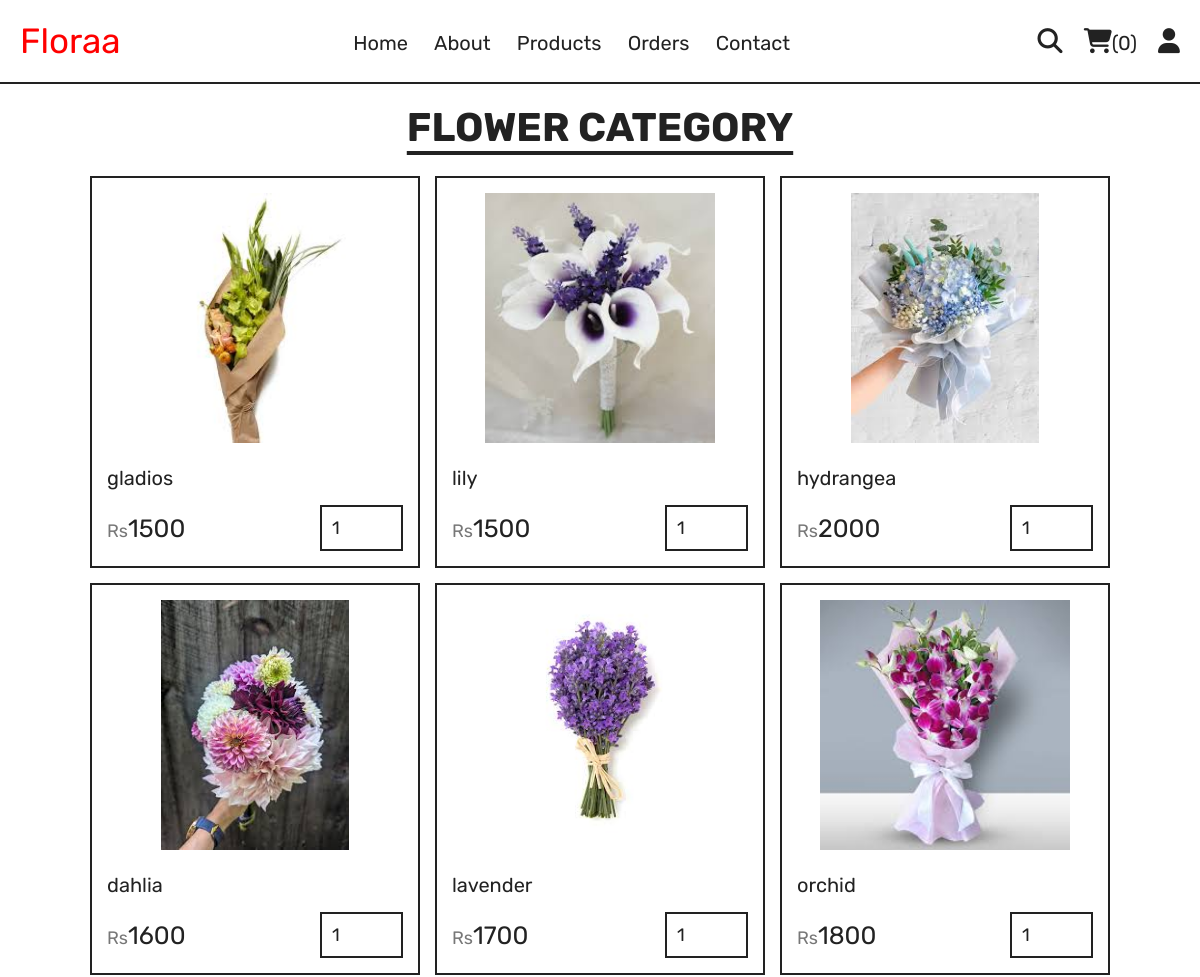
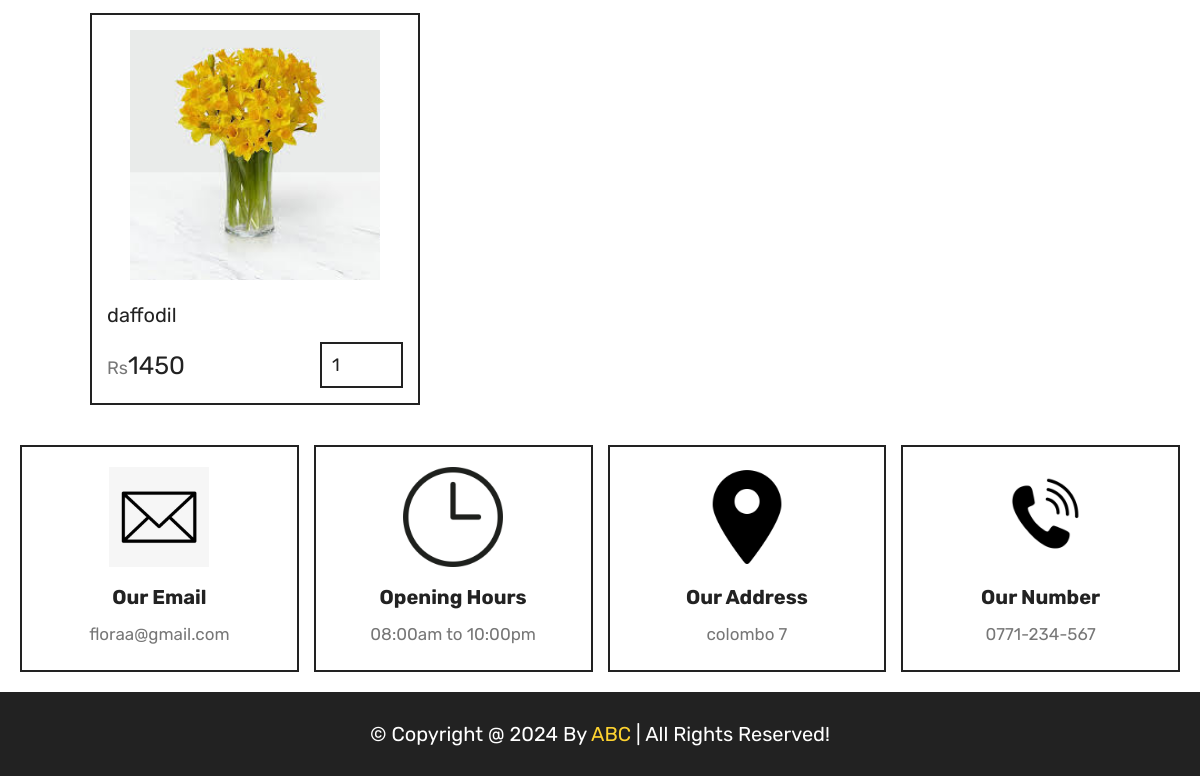
/category.php?category=fresh flowers, run on the app's committed database (2 pictures, top to bottom).
### tables this page shows
CREATE TABLE `products` (
  `id` int(100) NOT NULL,
  `name` varchar(100) NOT NULL,
  `category` varchar(100) NOT NULL,
  `price` int(10) NOT NULL,
  `image` varchar(100) NOT NULL
);

### category.php (the view, shortened to what this page needs)
<?php
include 'includes/connect.php';
?>
<!DOCTYPE html>
<html lang="en">
<head>
   <link rel="stylesheet" href="https://cdnjs.cloudflare.com/ajax/libs/font-awesome/6.1.1/css/all.min.css">
   <link rel="stylesheet" href="css/style.css">
</head>
<body>
<?php include 'includes/user_header.php'; ?>
<section class="products">
   <h1 class="title">flower category</h1>
   <div class="box-container">
      <?php
         $category = $_GET['category'];
         $select_products = $conn->prepare("SELECT * FROM `products` WHERE category = ?");
         $select_products->execute([$category]);
         if($select_products->rowCount() > 0){
            while($fetch_products = $select_products->fetch(PDO::FETCH_ASSOC)){
      ?>
      <form action="" method="post" class="box">
         <img src="../uploaded_img/<?= $fetch_products['image']; ?>" alt="">
         <div class="name"><?= $fetch_products['name']; ?></div>
         <div class="flex">
            <div class="price"><span>Rs</span><?= $fetch_products['price']; ?></div>
            <input type="number" name="qty" class="qty" min="1" max="99" value="1" maxlength="2">
         </div>
      </form>
      <?php
            }
         }else{
            echo '<p class="empty">no products added yet!</p>';
         }
      ?>
   </div>
</section>
<?php include 'includes/footer.php'; ?>
</body>
</html>

### css/style.css (style rules this page uses)
:root { --yellow:#fed330; --red:#e74c3c; --white:#fff; --black:#222; --light-color:#777; --border:.2rem solid var(--black); }
* { font-family: 'Rubik', sans-serif; margin:0; padding:0; box-sizing: border-box; outline: none; border: none; text-decoration: none; }
html { font-size: 62.5%; overflow-x: hidden; scroll-behavior: smooth; stop-opacity: 7rem; }
section { margin:0 auto; max-width: 1200px; padding:2rem; }
.title { text-align: center; margin-bottom: 2.5rem; font-size: 4rem; color:var(--black); text-transform: uppercase; text-decoration: underline; text-underline-offset: 1rem; }
.products .box-container { display: grid; grid-template-columns: repeat(auto-fit, 33rem); justify-content: center; align-items: flex-start; gap:1.5rem; }
.products .box-container .box { border:var(--border); padding:1.5rem; position: relative; overflow: hidden; }
.products .box-container .box img { height: 25rem; width: 100%; object-fit: contain; margin-bottom: 1rem; }
.products .box-container .box .name { font-size: 2rem; color:var(--black); margin:1rem 0; }
.products .box-container .box .flex { display: flex; align-items: center; gap:1rem; margin-top: 1.5rem; }
.products .box-container .box .flex .price { margin-right: auto; font-size: 2.5rem; color:var(--black); }
.products .box-container .box .flex .price span { color:var(--light-color); font-size: 1.8rem; }
.products .box-container .box .flex .qty { padding:1rem; border:var(--border); font-size: 1.8rem; color:var(--black); }

### data on the page
products: image (picture), name "gladios", price "1500"
products: image (picture), name "lily", price "1500"
products: image (picture), name "hydrangea", price "2000"
products: image (picture), name "dahlia", price "1600"
products: image (picture), name "lavender", price "1700"
products: image (picture), name "orchid", price "1800"
products: image (picture), name "daffodil", price "1450"

### other printed values
$total_cart_items "0"
